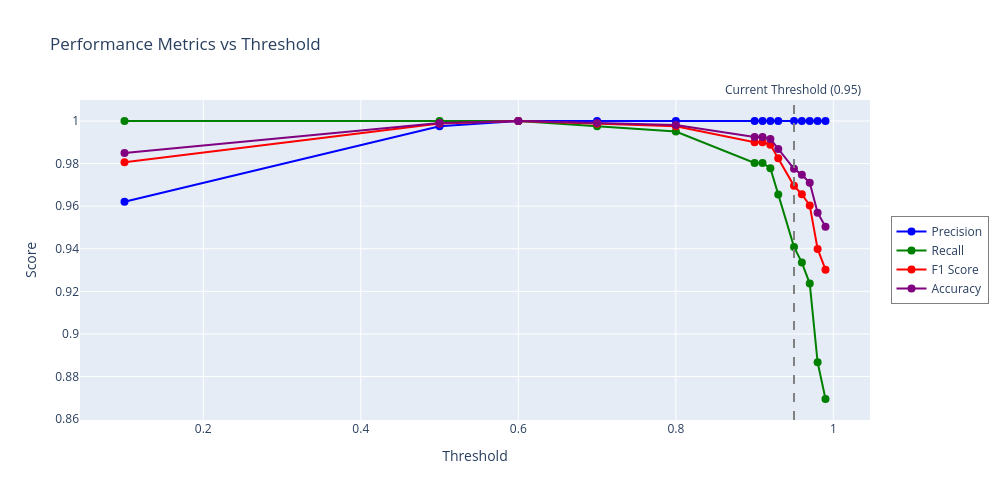

Here is the notebook cell this chart was saved with:
### Code cell
import plotly.graph_objects as go

# Create interactive plot with multiple metrics
fig = go.Figure()

# Add traces for each metric
fig.add_trace(go.Scatter(
    x=threshold_df['threshold'],
    y=threshold_df['precision'],
    mode='lines+markers',
    name='Precision',
    line=dict(color='blue', width=2),
    marker=dict(size=8)
))

fig.add_trace(go.Scatter(
    x=threshold_df['threshold'],
    y=threshold_df['recall'],
    mode='lines+markers',
    name='Recall',
    line=dict(color='green', width=2),
    marker=dict(size=8)
))

fig.add_trace(go.Scatter(
    x=threshold_df['threshold'],
    y=threshold_df['f1_score'],
    mode='lines+markers',
    name='F1 Score',
    line=dict(color='red', width=2),
    marker=dict(size=8)
))

fig.add_trace(go.Scatter(
    x=threshold_df['threshold'],
    y=threshold_df['accuracy'],
    mode='lines+markers',
    name='Accuracy',
    line=dict(color='purple', width=2),
    marker=dict(size=8)
))

# Add vertical line at current threshold (0.95)
fig.add_vline(
    x=0.95,
    line_dash="dash",
    line_color="gray",
    annotation_text="Current Threshold (0.95)",
    annotation_position="top"
)

# Update layout
fig.update_layout(
    title='Performance Metrics vs Threshold',
    xaxis_title='Threshold',
    yaxis_title='Score',
    hovermode='x unified',
    height=500,
    width=1000,
    legend=dict(
        yanchor="middle",
        y=0.5,
        xanchor="right",
        x=1.15,
        bgcolor="rgba(255, 255, 255, 0.8)",
        bordercolor="gray",
        borderwidth=1
    )
)

fig.show()

# Display metrics at current threshold (0.95)
print("\nMetrics at threshold = 0.95:")
print(threshold_df[threshold_df['threshold'] == 0.95].T)

### Figure 1 — Plotly figure (JSON) as saved in the notebook; plotly's stock layout.template omitted (floating-point values rounded to 4 significant figures)
{"data": [{"line": {"color": "blue", "width": 2}, "marker": {"size": 8}, "mode": "lines+markers", "name": "Precision", "type": "scatter", "x": [0.1, 0.5, 0.6, 0.7, 0.8, 0.9, 0.91, 0.92, 0.93, 0.95, 0.96, 0.97, 0.98, 0.99], "y": [0.9621, 0.9975, 1.0, 1.0, 1.0, 1.0, 1.0, 1.0, 1.0, 1.0, 1.0, 1.0, 1.0, 1.0]}, {"line": {"color": "green", "width": 2}, "marker": {"size": 8}, "mode": "lines+markers", "name": "Recall", "type": "scatter", "x": [0.1, 0.5, 0.6, 0.7, 0.8, 0.9, 0.91, 0.92, 0.93, 0.95, 0.96, 0.97, 0.98, 0.99], "y": [1.0, 1.0, 1.0, 0.9975, 0.9951, 0.9803, 0.9803, 0.9778, 0.9655, 0.9409, 0.9335, 0.9236, 0.8867, 0.8695]}, {"line": {"color": "red", "width": 2}, "marker": {"size": 8}, "mode": "lines+markers", "name": "F1 Score", "type": "scatter", "x": [0.1, 0.5, 0.6, 0.7, 0.8, 0.9, 0.91, 0.92, 0.93, 0.95, 0.96, 0.97, 0.98, 0.99], "y": [0.9807, 0.9988, 1.0, 0.9988, 0.9975, 0.99, 0.99, 0.9888, 0.9825, 0.9695, 0.9656, 0.9603, 0.9399, 0.9302]}, {"line": {"color": "purple", "width": 2}, "marker": {"size": 8}, "mode": "lines+markers", "name": "Accuracy", "type": "scatter", "x": [0.1, 0.5, 0.6, 0.7, 0.8, 0.9, 0.91, 0.92, 0.93, 0.95, 0.96, 0.97, 0.98, 0.99], "y": [0.985, 0.9991, 1.0, 0.9991, 0.9981, 0.9925, 0.9925, 0.9916, 0.9869, 0.9775, 0.9747, 0.971, 0.9569, 0.9504]}], "layout": {"annotations": [{"showarrow": false, "text": "Current Threshold (0.95)", "x": 0.95, "xanchor": "center", "xref": "x", "y": 1, "yanchor": "bottom", "yref": "y domain"}], "height": 500, "hovermode": "x unified", "legend": {"bgcolor": "rgba(255, 255, 255, 0.8)", "bordercolor": "gray", "borderwidth": 1, "x": 1.15, "xanchor": "right", "y": 0.5, "yanchor": "middle"}, "shapes": [{"line": {"color": "gray", "dash": "dash"}, "type": "line", "x0": 0.95, "x1": 0.95, "xref": "x", "y0": 0, "y1": 1, "yref": "y domain"}], "title": {"text": "Performance Metrics vs Threshold"}, "width": 1000, "xaxis": {"title": {"text": "Threshold"}}, "yaxis": {"title": {"text": "Score"}}}}
